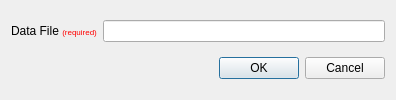
<?xml version="1.0" encoding="UTF-8"?>
<ui version="4.0">
 <class>pqSierraPlotToolsDataLoadManager</class>
 <widget class="QDialog" name="pqSierraPlotToolsDataLoadManager">
  <property name="geometry">
   <rect>
    <x>0</x>
    <y>0</y>
    <width>396</width>
    <height>100</height>
   </rect>
  </property>
  <property name="windowTitle">
   <string>Sierra Plot Tools Data Load Manager</string>
  </property>
  <layout class="QVBoxLayout" name="verticalLayout">
   <item>
    <layout class="QGridLayout" name="gridLayout">
     <item row="0" column="0">
      <widget class="QLabel" name="label">
       <property name="text">
        <string>Data File &lt;font size=-2 color=&quot;red&quot;&gt;(required)&lt;/font&gt;</string>
       </property>
      </widget>
     </item>
     <item row="0" column="1">
      <widget class="pqFileChooserWidget" name="meshFile">
       <property name="sizePolicy">
        <sizepolicy hsizetype="Expanding" vsizetype="Fixed">
         <horstretch>1</horstretch>
         <verstretch>0</verstretch>
        </sizepolicy>
       </property>
      </widget>
     </item>
    </layout>
   </item>
   <item>
    <widget class="QDialogButtonBox" name="buttonBox">
     <property name="orientation">
      <enum>Qt::Horizontal</enum>
     </property>
     <property name="standardButtons">
      <set>QDialogButtonBox::Cancel|QDialogButtonBox::Ok</set>
     </property>
    </widget>
   </item>
  </layout>
 </widget>
 <customwidgets>
  <customwidget>
   <class>pqFileChooserWidget</class>
   <extends>QLineEdit</extends>
   <header>pqFileChooserWidget.h</header>
  </customwidget>
 </customwidgets>
 <resources/>
 <connections>
  <connection>
   <sender>buttonBox</sender>
   <signal>accepted()</signal>
   <receiver>pqSierraPlotToolsDataLoadManager</receiver>
   <slot>accept()</slot>
   <hints>
    <hint type="sourcelabel">
     <x>248</x>
     <y>254</y>
    </hint>
    <hint type="destinationlabel">
     <x>157</x>
     <y>274</y>
    </hint>
   </hints>
  </connection>
  <connection>
   <sender>buttonBox</sender>
   <signal>rejected()</signal>
   <receiver>pqSierraPlotToolsDataLoadManager</receiver>
   <slot>reject()</slot>
   <hints>
    <hint type="sourcelabel">
     <x>316</x>
     <y>260</y>
    </hint>
    <hint type="destinationlabel">
     <x>286</x>
     <y>274</y>
    </hint>
   </hints>
  </connection>
 </connections>
</ui>
